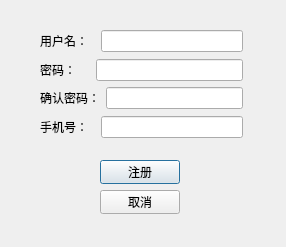
<?xml version="1.0" encoding="UTF-8"?>
<ui version="4.0">
 <class>enroll</class>
 <widget class="QDialog" name="enroll">
  <property name="geometry">
   <rect>
    <x>0</x>
    <y>0</y>
    <width>286</width>
    <height>247</height>
   </rect>
  </property>
  <property name="windowTitle">
   <string>注册界面</string>
  </property>
  <widget class="QWidget" name="layoutWidget">
   <property name="geometry">
    <rect>
     <x>100</x>
     <y>160</y>
     <width>83</width>
     <height>54</height>
    </rect>
   </property>
   <layout class="QFormLayout" name="formLayout_3">
    <item row="0" column="0">
     <widget class="QPushButton" name="ok_Btn">
      <property name="text">
       <string>注册</string>
      </property>
     </widget>
    </item>
    <item row="1" column="0">
     <widget class="QPushButton" name="cancel_Btn">
      <property name="text">
       <string>取消</string>
      </property>
     </widget>
    </item>
   </layout>
  </widget>
  <widget class="QWidget" name="layoutWidget">
   <property name="geometry">
    <rect>
     <x>40</x>
     <y>30</y>
     <width>203</width>
     <height>108</height>
    </rect>
   </property>
   <layout class="QGridLayout" name="gridLayout">
    <item row="0" column="0">
     <layout class="QFormLayout" name="formLayout">
      <item row="0" column="0">
       <widget class="QLabel" name="L_name">
        <property name="text">
         <string>用户名：  </string>
        </property>
       </widget>
      </item>
      <item row="0" column="1">
       <widget class="QLineEdit" name="LE_name"/>
      </item>
     </layout>
    </item>
    <item row="1" column="0">
     <layout class="QFormLayout" name="formLayout_2">
      <item row="0" column="0">
       <widget class="QLabel" name="L_password">
        <property name="text">
         <string>密码：    </string>
        </property>
       </widget>
      </item>
      <item row="0" column="1">
       <widget class="QLineEdit" name="LE_password"/>
      </item>
     </layout>
    </item>
    <item row="2" column="0">
     <layout class="QFormLayout" name="formLayout_4">
      <item row="0" column="0">
       <widget class="QLabel" name="L_ensure">
        <property name="text">
         <string>确认密码：</string>
        </property>
       </widget>
      </item>
      <item row="0" column="1">
       <widget class="QLineEdit" name="LE_ensure"/>
      </item>
     </layout>
    </item>
    <item row="3" column="0">
     <layout class="QFormLayout" name="formLayout_5">
      <item row="0" column="0">
       <widget class="QLabel" name="L_phone">
        <property name="text">
         <string>手机号：  </string>
        </property>
       </widget>
      </item>
      <item row="0" column="1">
       <widget class="QLineEdit" name="LE_phone"/>
      </item>
     </layout>
    </item>
   </layout>
  </widget>
 </widget>
 <resources/>
 <connections/>
</ui>
